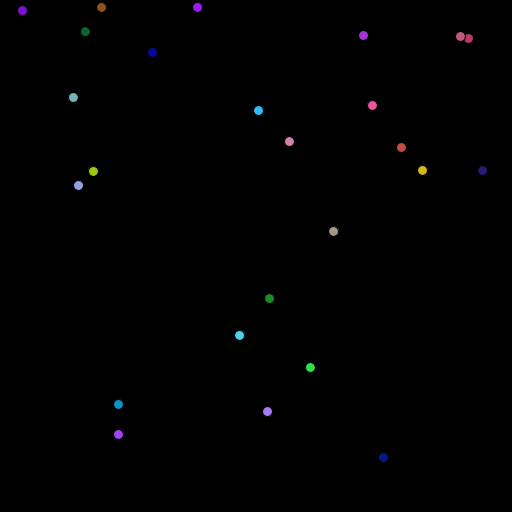
Frame 1 (no input)
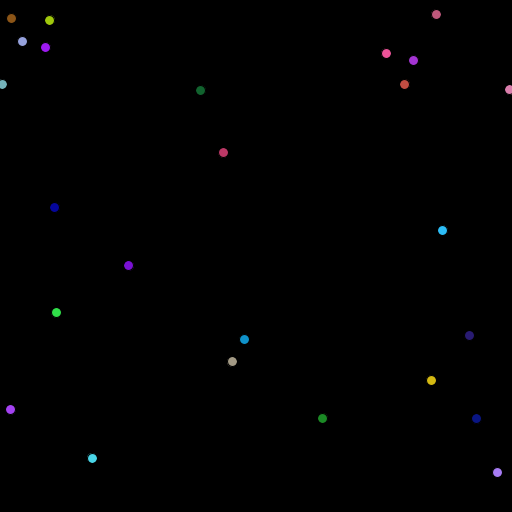
Frame 60 (the mouse pressed at the canvas centre just before this capture)
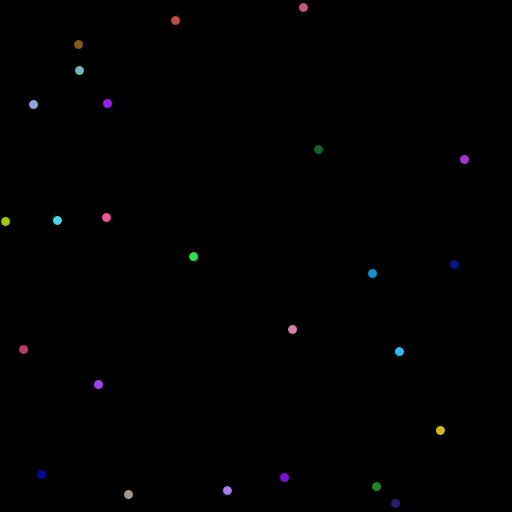
Frame 120 (the mouse held since frame 60 and released just before this capture)

The Processing sketch that drew these frames (run headless with seeded random() and noise(); from frame 60 on, the mouse is pressed at the canvas centre):

// Processing sketch: Chain_Reaction
// ── Chain_Reaction.pde
ball[] balls;

boolean reactionStarted;
ball walee;

void setup() {
  walee = new ball(0.0, 0.0, 0.0);
  size(512, 512);
  reactionStarted = false;
  balls = new ball[25];
  background(0);
  for ( int i = 0; i < balls.length; i++ ) {
    balls[i] = new ball();
  }
}

void draw() {
  background(0);
  for ( int i = 0; i < balls.length; i++ ) {
    balls[i].move();
    balls[i].show();
  }
  if (walee.getSize() < 50 && reactionStarted) {
    walee.grow();
  }
  walee.show();
  walee.die();
  for ( int x = 0; x < balls.length; x++ ) {
    if (balls[x].getState() == 1) {
      balls[x].setStop(0, 0);
      balls[x].die();
    }
  }
  if (reactionStarted) {
    for ( int i = 0; i < balls.length; i++ ) {
      for ( int x = 0; x < balls.length; x++ ) {
        if (colliding(balls[i], balls[x]) && balls[x].getState() == 1 && balls[i].getState() != 2) {
          balls[i].setState(1);
          balls[i].grow();
          balls[i].setStop(0, 0);
          balls[i].die();
        }
      }
    }
    for ( int x = 0; x < balls.length-1; x++ ) {
      if (colliding(balls[x], walee) && walee.getState() == 1) {
        balls[x].setState(1);
        balls[x].grow();
        balls[x].setStop(0, 0);
        balls[x].die();
      }
    }
  }
}


void mouseClicked() {
  if (!reactionStarted) {
    walee.setxyrad(mouseX, mouseY, 1);
    walee.setState(1);
    reactionStarted = true;
  }
}

boolean colliding(ball b1, ball b2) {
  return dist(b1.getX(), b1.getY(), b2.getX(), b2.getY()) < b1.getSize() + b2.getSize();
}
// ── ball.pde
class ball {
  float x;
  float y;
  float rad;
  color c;
  float dx;
  float dy;
  int state = 0;

  ball() {
    float r = random(255);
    float g = random(255);
    float b = random(255);
    rad = 10;
    c = color(r, g, b);
    x = random((width - rad) + rad/2);
    y = random((height - rad) + rad/2);
    dx = random(10) - 5;
    dy = random(10) - 5;
  }
  
  ball(float mx, float my, float r){
  x = mx;
  y = my;
  rad = r;
  };
  
  void setColorwalee(){
   c = color(51);
  }
  
  float getSize(){
    return rad; 
  }
    
    void grow(){
         if (rad < 51 && rad > 0 && state < 2){
           rad += .25; 
     }
    }
    
    void die(){
     if (rad > 49){
       state = 2; 
       c = 0;
       rad = 0;
     }
    }
    
  void setxyrad(float mx, float my, float r){
  x = mx;
  y = my;
  rad = r;
  };
  
  
  void show() {
    fill(c);
    ellipse(x, y, rad, rad);
    
  }
  void move() {
    x = x + dx;
    y = y + dy;
    bounce();
  }

  void bounce() {
    if ( x >= width || x <= 0 ) {
      dx *= -1; 
    }
    if ( y >= height || y <= 0 ) {
       dy *= -1; 
    }
  }
  
  float getX(){
   return x; 
  }
  
  float getY(){
    return y;
  }
  
  void setX(float c){
   x = c; 
  }
    void setY(float c){
   y = c; 
  }
    void setDx(float c){
   dx = c; 
  }
    void setDy(float c){
   dy = c; 
  }
  void setStop(float t,float w){
   dx = t; dy = w; 
  }
  
  void setState(int s){
   state = s;
  }
  
  int getState(){
   return state; 
  }
}
